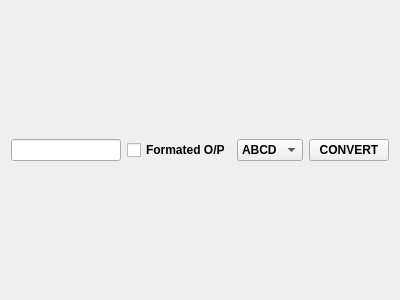
<?xml version="1.0" encoding="UTF-8"?>
<ui version="4.0">
 <class>BlocksOnNumber</class>
 <widget class="QWidget" name="BlocksOnNumber">
  <property name="geometry">
   <rect>
    <x>0</x>
    <y>0</y>
    <width>400</width>
    <height>300</height>
   </rect>
  </property>
  <property name="windowTitle">
   <string>Form</string>
  </property>
  <layout class="QGridLayout" name="gridLayout">
   <item row="1" column="0">
    <widget class="QLineEdit" name="lineEdit"/>
   </item>
   <item row="1" column="3">
    <widget class="QPushButton" name="applyFormatButton">
     <property name="font">
      <font>
       <weight>75</weight>
       <bold>true</bold>
      </font>
     </property>
     <property name="text">
      <string>CONVERT</string>
     </property>
    </widget>
   </item>
   <item row="2" column="0" colspan="4">
    <layout class="QVBoxLayout" name="verticalLayout"/>
   </item>
   <item row="1" column="1">
    <widget class="QCheckBox" name="checkBox">
     <property name="font">
      <font>
       <weight>75</weight>
       <bold>true</bold>
      </font>
     </property>
     <property name="text">
      <string>Formated O/P</string>
     </property>
    </widget>
   </item>
   <item row="1" column="2">
    <widget class="QComboBox" name="CmBx_byteFormate">
     <property name="font">
      <font>
       <weight>75</weight>
       <bold>true</bold>
      </font>
     </property>
     <item>
      <property name="text">
       <string>ABCD</string>
      </property>
     </item>
     <item>
      <property name="text">
       <string>CDAB</string>
      </property>
     </item>
     <item>
      <property name="text">
       <string>BADC</string>
      </property>
     </item>
     <item>
      <property name="text">
       <string>DCBA</string>
      </property>
     </item>
    </widget>
   </item>
  </layout>
 </widget>
 <resources/>
 <connections/>
</ui>
